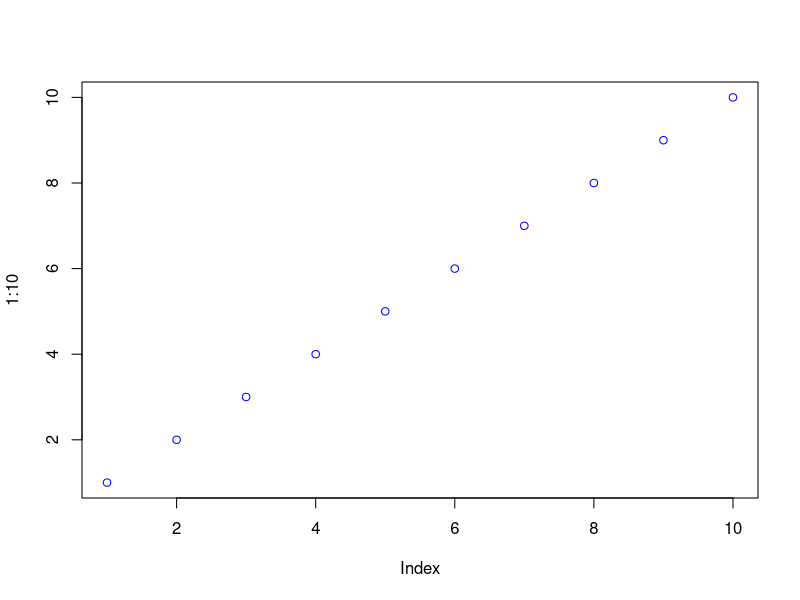
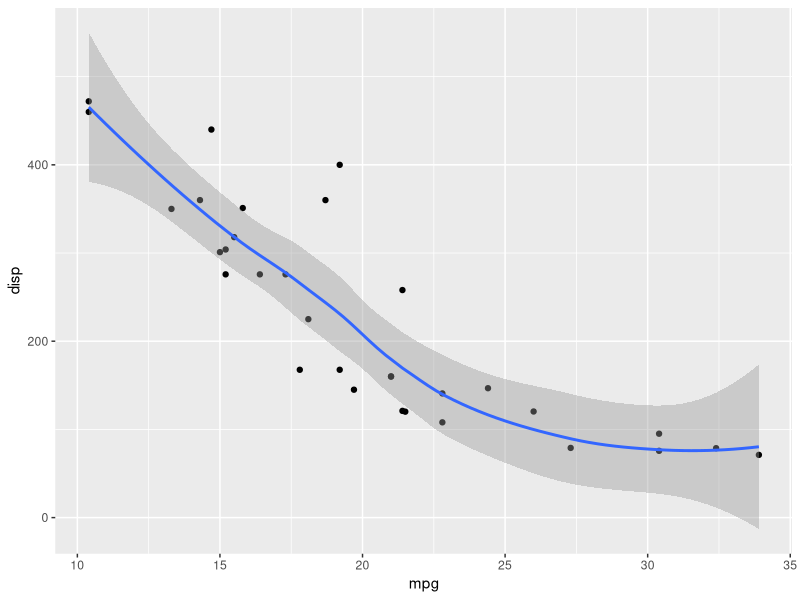

Source code (R) for these figures, in order:
## ---- chunk 1
knitr::opts_chunk$set(echo = TRUE)
## ---- chunk 2
plot(1:10, col="blue")
## ---- chunk 3
mtcars
library(ggplot2)
ggplot(mtcars) + aes(mpg, disp) + geom_point() + geom_smooth()
